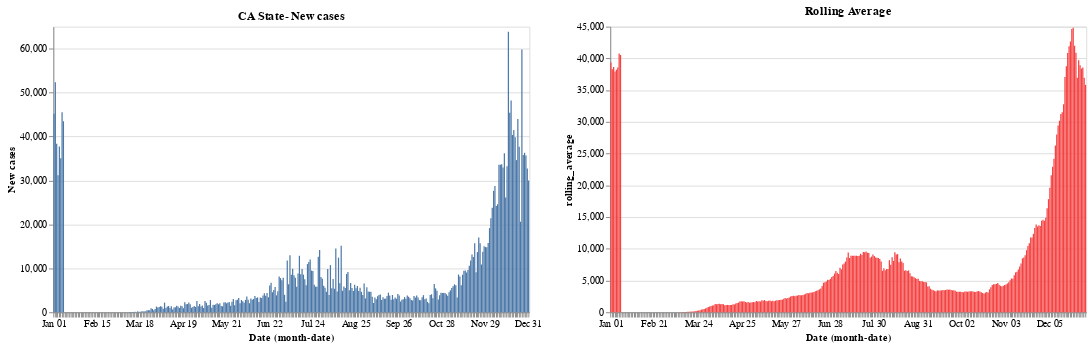

The notebook cell saved with this chart:
### Code cell
red = alt.value("#f54242")
##Ca data
#base_ca.encode(y='Confirmed').properties(title='Total Confirmed') | base_ca.encode(y='Deaths',color = red).properties(title='Total deaths')
base_ca.encode(y='New cases').properties(title='CA State- New cases')  | base_ca.encode(y='rolling_average',color = red).properties(title='Rolling Average')

### Figure 1 — Vega-Lite specification as saved in the notebook (floating-point values rounded to 4 significant figures; data arrays with more than 128 entries replaced by an {"elided": "..."} marker saying what was removed)
{"config": {"view": {"continuousWidth": 400, "continuousHeight": 300}}, "hconcat": [{"mark": "bar", "encoding": {"x": {"type": "ordinal", "field": "Date", "timeUnit": "monthdate"}, "y": {"type": "quantitative", "field": "New cases"}}, "title": "CA State- New cases", "width": 500}, {"mark": "bar", "encoding": {"color": {"value": "#f54242"}, "x": {"type": "ordinal", "field": "Date", "timeUnit": "monthdate"}, "y": {"type": "quantitative", "field": "rolling_average"}}, "title": "Rolling Average", "width": 500}], "data": {"name": "data-a1742e2d6bbc257e001be14c898090ba"}, "$schema": "https://vega.github.io/schema/vega-lite/v4.8.1.json", "datasets": {"data-a1742e2d6bbc257e001be14c898090ba": {"elided": "353 records"}}}
